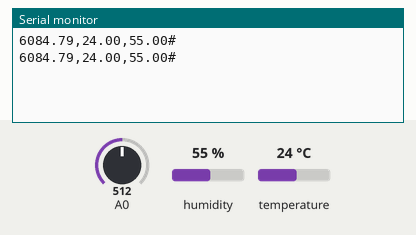
Bench run of a sketch on a simulated Arduino Uno, built with avr-gcc and run on an emulated ATmega328P. Parts: the last lines printed to the serial monitor. The test bench sets the inputs (shaded band); at power-on: A0 = 512, humidity 55 %, temperature 24 °C.

Above: at 1.8 s.
1.9 s: A0 set to 1009
At 3.3 s:
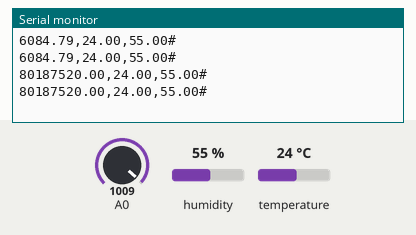
3.4 s: A0 set to 1022
At 4.9 s:
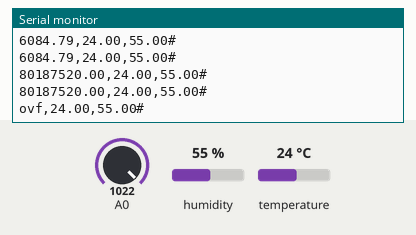

Measured:
- the behaviour switches between 1021 and 1022 on A0 (found by bisection; images 1 and 2)
- after the input at 1.9 s, the serial monitor: prints a new line after 0.15 s (image 1)
- after the input at 3.4 s, the serial monitor: prints a new line after 0.68 s (image 2)

The sketch:

Sensor_MQ9___Temp_08_de_Junio_2020.ino
```cpp
/*
 MQ9
 modified on 19 Feb 2019
 by Saeed Hosseini
 https://electropeak.com/learn/
*/
#include<math.h>
#include "DHT.h"

#define DHTPIN 7
#define DHTTYPE DHT11
DHT dht(DHTPIN, DHTTYPE);

void setup() {
 Serial.begin(9600);
 dht.begin();
}
void loop() {

 float sensor_volt = 0.0;
 float RS_gas = 0.0;
 float ratio = 0.0;
 double ppm = 0.0;
 //-Replace the name "R0" with the value of R0 in the demo of First Test -/
 float R0 = 2.85;
 float x = 0.0;
 int sensorValue = analogRead(A0);
 sensor_volt = ((float)sensorValue / 1024.0) * 5;
  RS_gas = (5.0 - sensor_volt) / sensor_volt; // Depend on RL on yor module
 ratio = RS_gas / R0; // ratio = RS/R0
 //574.15x-2.254
 x = pow(ratio, - 2.254);//2.095);//-1.996
 ppm = 574.15*x;//608.36 * x; //608.05
//------------------------------------------------------------/
  float h = dht.readHumidity();
  float t = dht.readTemperature();
  float f = dht.readTemperature(true);

  if (isnan(h) || isnan(t) || isnan(f)) {
    Serial.println(F("Failed to read from DHT sensor!"));
    return;
  }
  float hif = dht.computeHeatIndex(f, h);
  float hic = dht.computeHeatIndex(t, h, false);
//------------------------------------------------------------/
 //Serial.print("sensor_volt = ");
 //Serial.println(sensor_volt);
 //Serial.print("RS_ratio = ");
 //Serial.println(RS_gas);
 //Serial.print("Rs/R0 = ");
 //Serial.println(ratio);
 //Serial.print("CO = ");
 Serial.print(ppm);
 Serial.print(",");
 Serial.print(t);
 Serial.print(",");
 Serial.print(h);
 Serial.print("#");
 Serial.println();
 //Serial.println("ppm");
 //Serial.print("\n\n");

 delay(1000);
}
```
